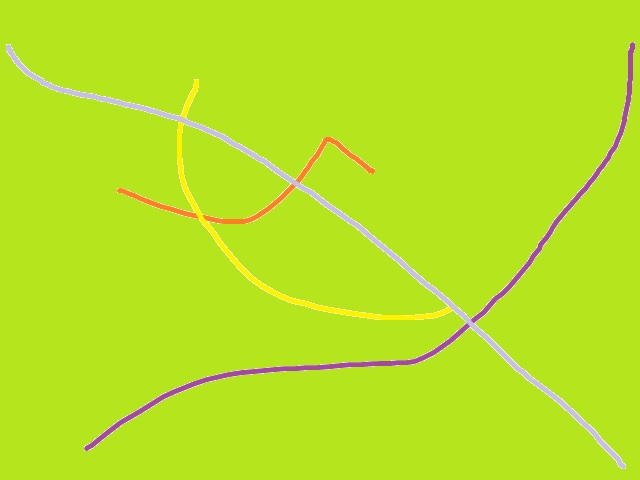
#> input picture img2mem/test.jpg, 640 x 480 px
$ python img2mem.py
#> lines starting #> are read from the running program, lines starting #| are printed output that depends on the picture
import cv2
import matplotlib
import numpy as np

#read image
img = cv2.imread('test.jpg')
#> img is the input picture: shape (480, 640, 3); mean B, G, R 34.6, 226.4, 182.3

newimg = np.zeros((480,640,3), np.uint8)

blue_channel = img[:,:,0]
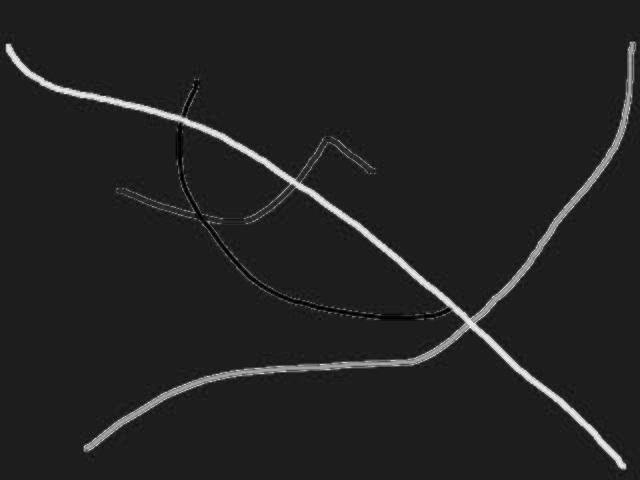
#> blue_channel: shape (480, 640); min 0, max 241, mean 34.6
green_channel = img[:,:,1]
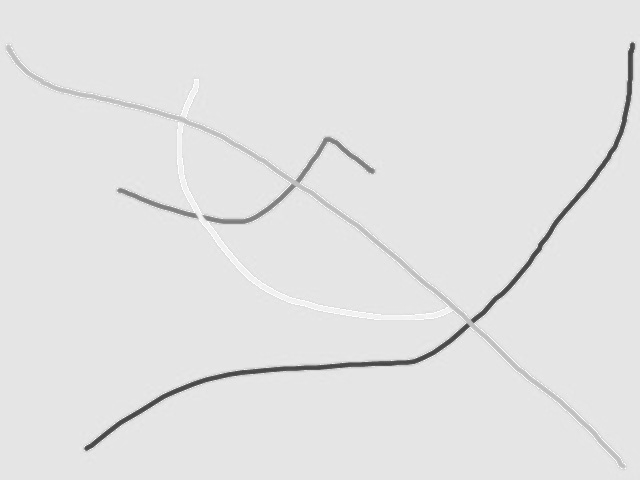
#> green_channel: shape (480, 640); min 65, max 255, mean 226.4
red_channel = img[:,:,2]
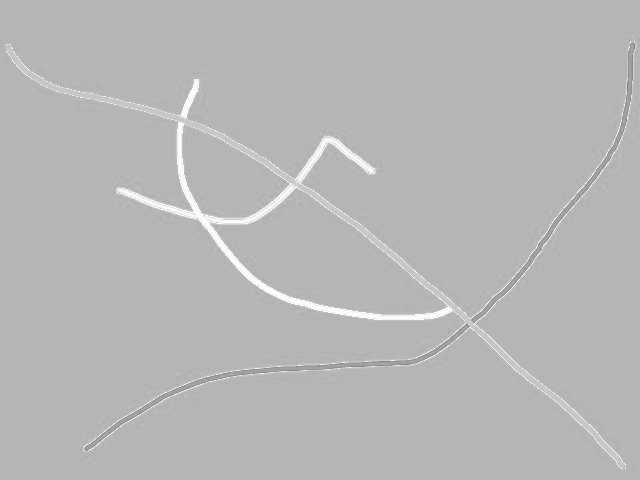
#> red_channel: shape (480, 640); min 131, max 255, mean 182.3

blue_channel = blue_channel >> 4
green_channel = green_channel >> 4
red_channel = red_channel >> 4
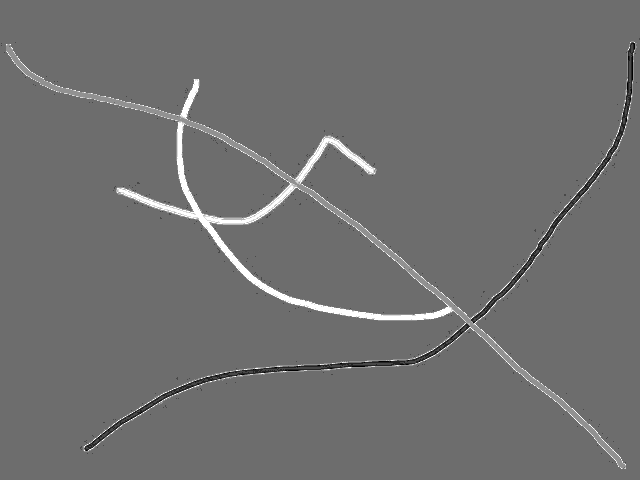
#> red_channel: shape (480, 640); min 8, max 15, mean 11.07; drawn with min black and max white

newimg[:,:,0] = blue_channel
newimg[:,:,1] = green_channel
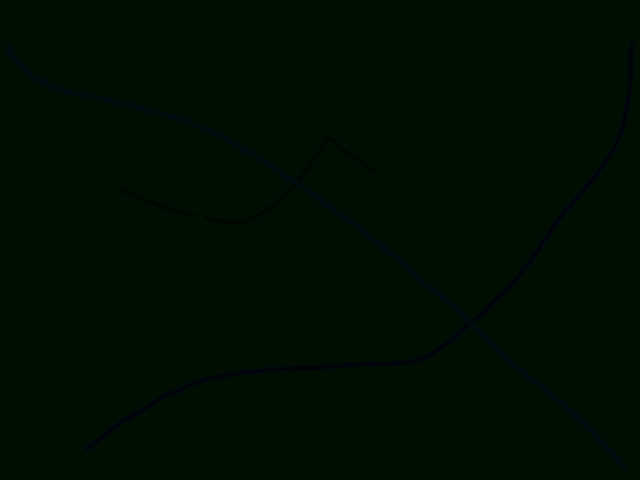
#> newimg: shape (480, 640, 3); mean of channels 0, 1, 2 1.4, 13.83, 0; drawn as B, G, R
newimg[:,:,2] = red_channel

#blue_channel = img >> 4


f = open("../VHDL/mem.mif", "w")
f.write( "WIDTH=12;\nDEPTH=307200;\nADDRESS_RADIX=HEX;\nDATA_RADIX=HEX;\n\nCONTENT BEGIN\n\n")

for row in range(0,480):
    for col in range(0, 640):
        f.write( "{0:03X}".format((row*640)+col) + "  :   ")
        f.write(hex(red_channel[row,col])[2:]+hex(green_channel[row,col])[2:]+hex(blue_channel[row,col])[2:])
        f.write(";-- "+str(row)+"\n")

f.write("END;")
f.close()
